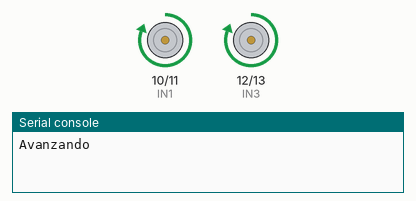
Recording of a program running on a simulated MicroPython board. Shown: motor-driver pin pairs drawn as motors (green arrow = first pin HIGH = forward, orange = second pin HIGH = backward, longer = more drive), the last lines printed to the serial console.

Above: at 1.0 s.
At 4.0 s:
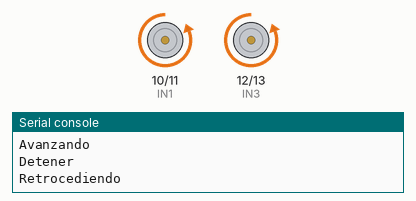
At 6.0 s:
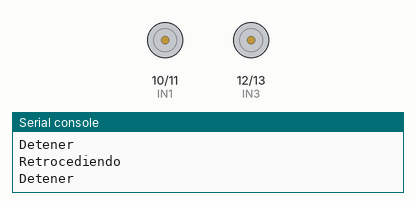
Timing chart, 0 to 9.1 s (numbered marks = the images above):
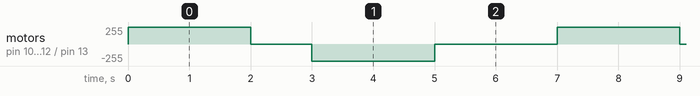

The program:

hbridge.py
```python
from machine import Pin
from time import sleep

# Definir pines
IN1 = Pin(10, Pin.OUT)
IN2 = Pin(11, Pin.OUT)
IN3 = Pin(12, Pin.OUT)
IN4 = Pin(13, Pin.OUT)

# Funciones motor 1
def motor1_forward():
    IN1.value(1)
    IN2.value(0)

def motor1_backward():
    IN1.value(0)
    IN2.value(1)

def motor1_stop():
    IN1.value(0)
    IN2.value(0)

# Funciones motor 2
def motor2_forward():
    IN3.value(1)
    IN4.value(0)

def motor2_backward():
    IN3.value(0)
    IN4.value(1)

def motor2_stop():
    IN3.value(0)
    IN4.value(0)

# Prueba básica
while True:
    print("Avanzando")
    motor1_forward()
    motor2_forward()
    sleep(2)

    print("Detener")
    motor1_stop()
    motor2_stop()
    sleep(1)

    print("Retrocediendo")
    motor1_backward()
    motor2_backward()
    sleep(2)

    print("Detener")
    motor1_stop()
    motor2_stop()
    sleep(2)
```

Measured:
- by itself, motor on pin 10 (IN1) / pin 11 (IN2), motor on pin 12 (IN3) / pin 13 (IN4): repeats every 7.0 s: stopped 1.0 s, backward 255/255 2.0 s, stopped 2.0 s, forward 255/255 2.0 s
